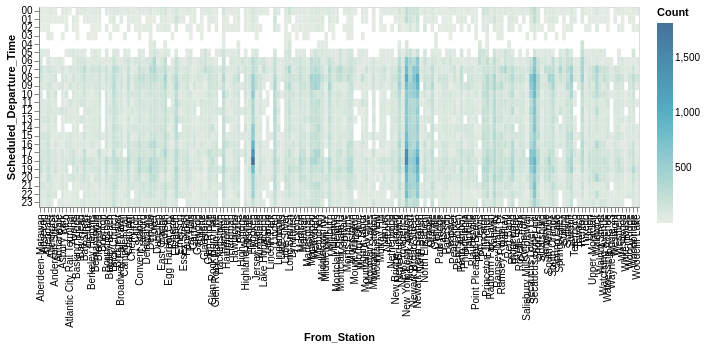

This figure's Vega-Lite source:
### Vega-Lite specification from a JSON file in a GitHub repository (floating-point values rounded to 4 significant figures; data arrays with more than 128 entries replaced by an {"elided": "..."} marker saying what was removed)
{"config": {"view": {"continuousWidth": 400, "continuousHeight": 300}}, "data": {"name": "data-e4a8bc7ecb760edeb80ee40b21eb1b33"}, "mark": "rect", "encoding": {"color": {"type": "quantitative", "field": "Count", "scale": {"scheme": "lighttealblue"}}, "opacity": {"value": 0.85}, "tooltip": [{"type": "nominal", "field": "From_Station"}, {"type": "nominal", "field": "Scheduled_Departure_Time"}, {"type": "quantitative", "field": "Count"}], "x": {"type": "ordinal", "field": "From_Station"}, "y": {"type": "ordinal", "field": "Scheduled_Departure_Time"}}, "height": 200, "width": 600, "$schema": "https://vega.github.io/schema/vega-lite/v4.8.1.json", "datasets": {"data-e4a8bc7ecb760edeb80ee40b21eb1b33": {"elided": "3325 records"}}}
